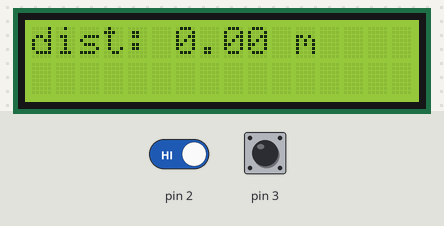
Bench run of a sketch on a simulated Arduino Uno, built with avr-gcc and run on an emulated ATmega328P. On the bench: 16×2 character LCD. Inputs (shaded band) come from the test bench; at power-on: pin 2 HIGH, pin 3 HIGH. What the sketch prints to the serial monitor is not drawn.

Above: at 1.2 s.
1.3 s: pin 2 driven LOW
At 2.3 s:
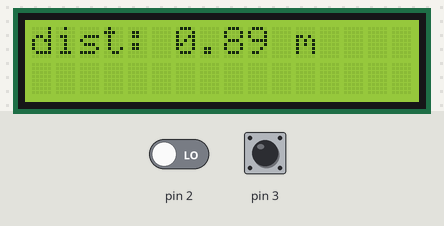
2.8 s: pin 2 driven HIGH and pin 3 driven LOW
5.8 s: pin 3 pulsed HIGH 2 times (0.12 s each, 0.3 s apart)
9.4 s: pin 3 driven HIGH
10.9 s: pin 3 driven LOW
Timing chart, 0 to 13.9 s (numbered marks = the images above; inputs shaded):
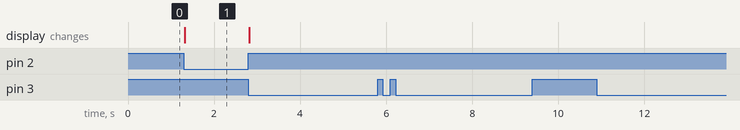

Measured:
- after the input at 1.3 s, the display: changes at once (image 1)

The sketch:

sistema_de_distancia_recorrida.ino
```cpp
double distancia_acumulada = 0;
const double diametro = 0.89;// cambiar de acuerdo al valor
volatile unsigned long lastInterruptTime = 0;
const unsigned long debounceInterval = 200;
#include <Wire.h>
#include <LiquidCrystal_I2C.h>
LiquidCrystal_I2C lcd(0x27, 16, 2);
void setup() {
 Serial.begin(9600);
 lcd.init();
 lcd.backlight();
 pinMode(3, INPUT_PULLUP);
 attachInterrupt(digitalPinToInterrupt(2), interrupcion0, FALLING);
}
void loop() {

 int boton = digitalRead(3);
 if (not boton) {
 distancia_acumulada = 0;
 lcd.clear();
 }
 lcd.setCursor(0, 0);
 lcd.print("dist: ");
 Serial.println(distancia_acumulada, 2);
 lcd.print(distancia_acumulada, 2); // Imprime la distancia con dos decimales
 lcd.print(" m");
}
void interrupcion0() {
 unsigned long currentMillis = millis();
 if (currentMillis - lastInterruptTime >= debounceInterval) {
 distancia_acumulada += diametro;
 lastInterruptTime = currentMillis;
 }
}
```
